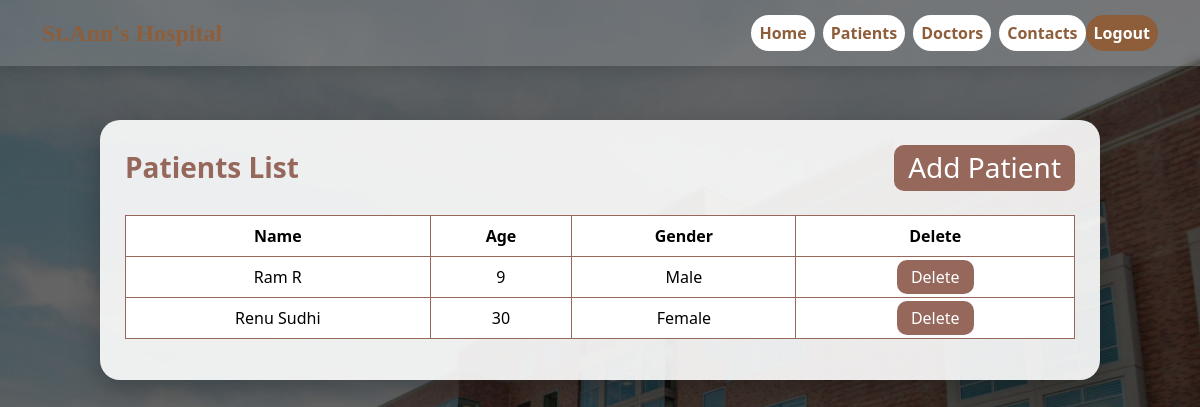
Page /admin1/view_patient_by_admin/ (signed in) on the earlier database version.
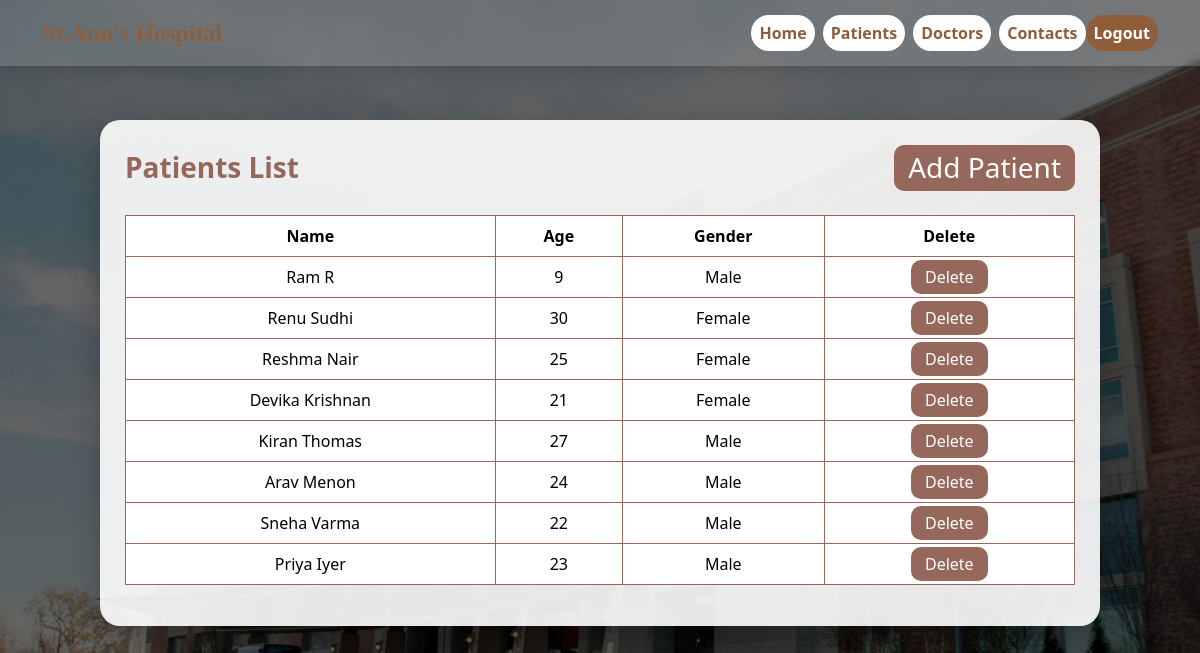
Same page on the later database version.
### app/models.py (models this page shows, shortened)
class Patient(models.Model):
    Patient_id = models.ForeignKey(MYUSER, on_delete=models.CASCADE, null=True, blank=True)
    name = models.CharField(max_length=100)
    age = models.IntegerField()
    gender = models.CharField(max_length=10)
    admitted_on = models.DateField(auto_now_add=True)
    is_approved = models.BooleanField(default=False)  # NEW FIELD

### app/views.py (the view)
# urls.py: path('admin1/view_patient_by_admin/', view_patient_by_admin, name='view_patient_by_admin'),
@login_required
def view_patient_by_admin(request):
    patients = Patient.objects.select_related('Patient_id').all()
    return render(request, 'view_patient_by_admin.html', {'views': patients})

### app/templates/view_patient_by_admin.html (shortened to what this page needs)
{% load static %}
<!DOCTYPE html>
<html lang="en">
<head>
<link href="https://cdn.jsdelivr.net/npm/bootstrap@5.3.2/dist/css/bootstrap.min.css" rel="stylesheet">
</head>
<body>
<nav class="navbar navbar-expand-lg fixed-top">
  <div class="container-fluid">
    <a class="navbar-brand" href="{% url 'adminpage' %}">St.Ann's Hospital</a>
    <div class="collapse navbar-collapse" id="navbarNav">
      <ul class="navbar-nav ms-auto">
        <li class="nav-item"><a href="{% url 'adminpage' %}" class="nav-link btn-nav">Home</a></li>
        <li class="nav-item"><a href="{% url 'view_patient_by_admin' %}" class="nav-link btn-nav">Patients</a></li>
        <li class="nav-item"><a href="{% url 'view_doctors' %}" class="nav-link btn-nav">Doctors</a></li>
        <li class="nav-item"><a href="{% url 'view_contacts' %}" class="nav-link btn-nav">Contacts</a></li>
        <li class="nav-item"><a href="{% url 'logout' %}" class="nav-link btn-logout">Logout</a></li>
      </ul>
    </div>
  </div>
</nav>
<div class="table-container">
    <h3 class="mb-4 text-center">
        Patients List
        <a href="{% url 'pat_reg' %}" class="action-btn">Add Patient</a>
    </h3>
    <table class="table table-hover">
        <thead>
            <tr>
                <th>Name</th>
                <th>Age</th>
                <th>Gender</th>
                <th>Delete</th>
            </tr>
        </thead>
        <tbody>
        {% for i in views %}
            <tr>
                <td>{{ i.name }}</td>
                <td>{{ i.age }}</td>
                <td>{{ i.gender }}</td>
                <td>
                    <a href="{% url 'delete_patient_by_admin' i.id %}" class="action-btn">Delete</a>
                </td>
            </tr>
        {% empty %}
            <tr>
                <td colspan="4">No patients found.</td>
            </tr>
        {% endfor %}
        </tbody>
    </table>
</div>
</body>
</html>

Differences in the rows shown:
added Patient: name "Reshma Nair", age "25", gender "Female"
added Patient: name "Devika Krishnan", age "21", gender "Female"
added Patient: name "Kiran Thomas", age "27", gender "Male"
added Patient: name "Arav Menon", age "24", gender "Male"
added Patient: name "Sneha Varma", age "22", gender "Male"
added Patient: name "Priya Iyer", age "23", gender "Male"
